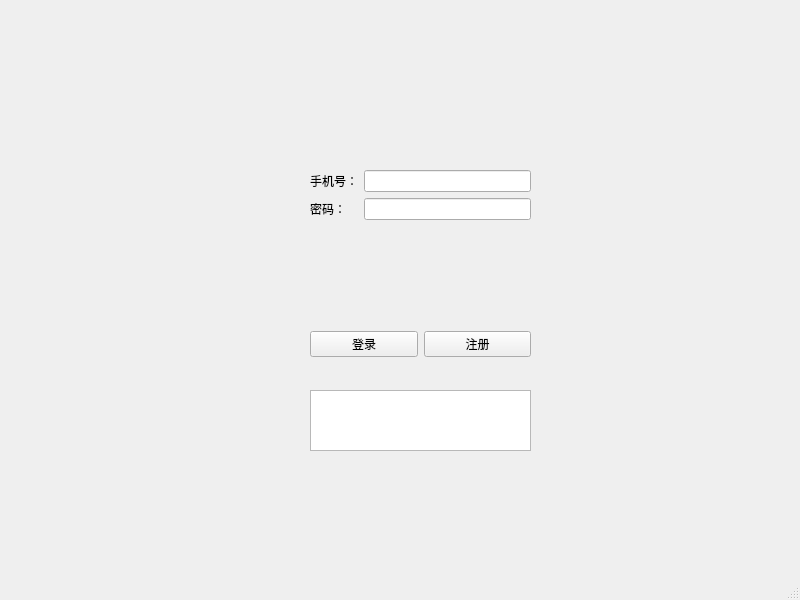
<?xml version="1.0" encoding="UTF-8"?>
<ui version="4.0">
 <class>MainWindow</class>
 <widget class="QMainWindow" name="MainWindow">
  <property name="geometry">
   <rect>
    <x>0</x>
    <y>0</y>
    <width>800</width>
    <height>600</height>
   </rect>
  </property>
  <property name="windowTitle">
   <string>MainWindow</string>
  </property>
  <widget class="QWidget" name="centralwidget">
   <widget class="QTextBrowser" name="textBrowser_1">
    <property name="geometry">
     <rect>
      <x>310</x>
      <y>390</y>
      <width>221</width>
      <height>61</height>
     </rect>
    </property>
   </widget>
   <widget class="QWidget" name="horizontalLayoutWidget">
    <property name="geometry">
     <rect>
      <x>310</x>
      <y>319</y>
      <width>221</width>
      <height>51</height>
     </rect>
    </property>
    <layout class="QHBoxLayout" name="horizontalLayout">
     <item>
      <widget class="QPushButton" name="pushButton_1">
       <property name="text">
        <string>登录</string>
       </property>
      </widget>
     </item>
     <item>
      <widget class="QPushButton" name="pushButton_2">
       <property name="text">
        <string>注册</string>
       </property>
      </widget>
     </item>
    </layout>
   </widget>
   <widget class="QWidget" name="formLayoutWidget_2">
    <property name="geometry">
     <rect>
      <x>310</x>
      <y>170</y>
      <width>221</width>
      <height>111</height>
     </rect>
    </property>
    <layout class="QFormLayout" name="formLayout_2">
     <item row="0" column="1">
      <widget class="QLineEdit" name="lineEdit_1"/>
     </item>
     <item row="0" column="0">
      <widget class="QLabel" name="label">
       <property name="text">
        <string>手机号：</string>
       </property>
      </widget>
     </item>
     <item row="1" column="0">
      <widget class="QLabel" name="label_2">
       <property name="text">
        <string>密码：</string>
       </property>
      </widget>
     </item>
     <item row="1" column="1">
      <widget class="QLineEdit" name="lineEdit_2">
       <property name="text">
        <string/>
       </property>
      </widget>
     </item>
    </layout>
   </widget>
  </widget>
  <widget class="QMenuBar" name="menubar">
   <property name="geometry">
    <rect>
     <x>0</x>
     <y>0</y>
     <width>800</width>
     <height>23</height>
    </rect>
   </property>
  </widget>
  <widget class="QStatusBar" name="statusbar"/>
 </widget>
 <resources/>
 <connections/>
</ui>
